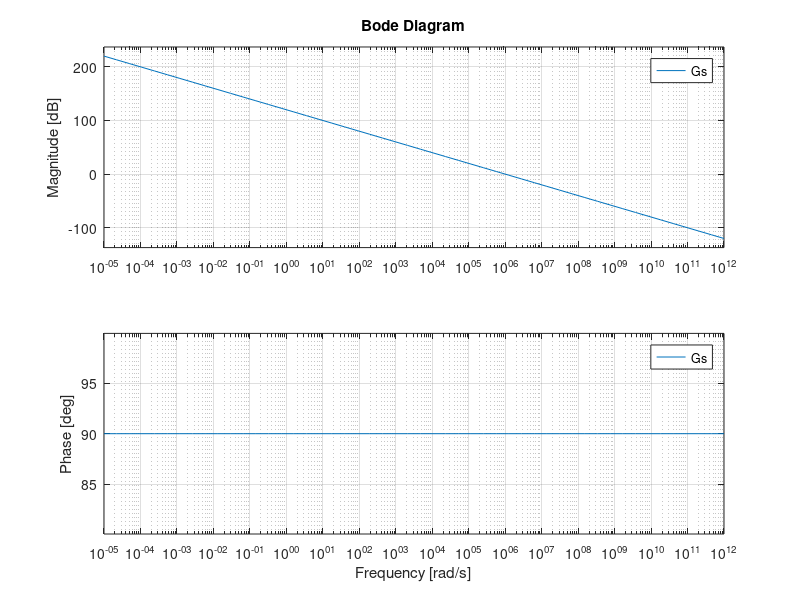
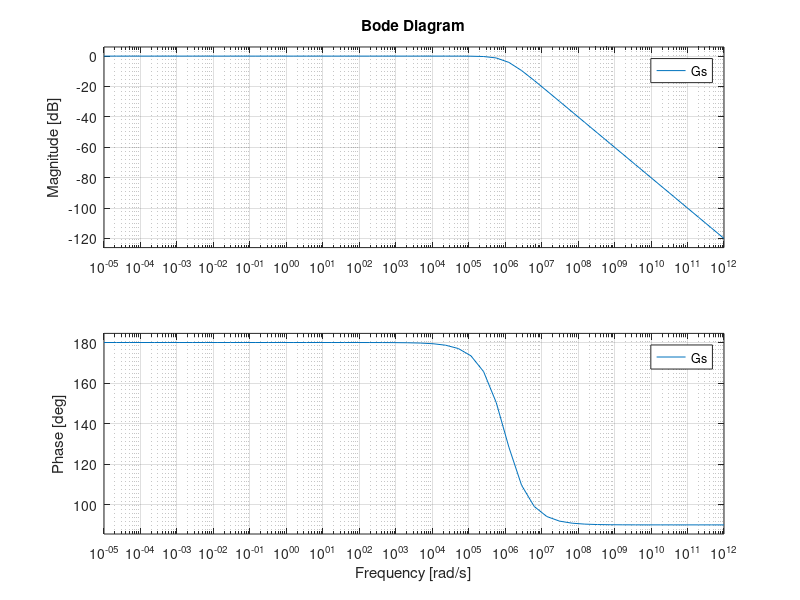
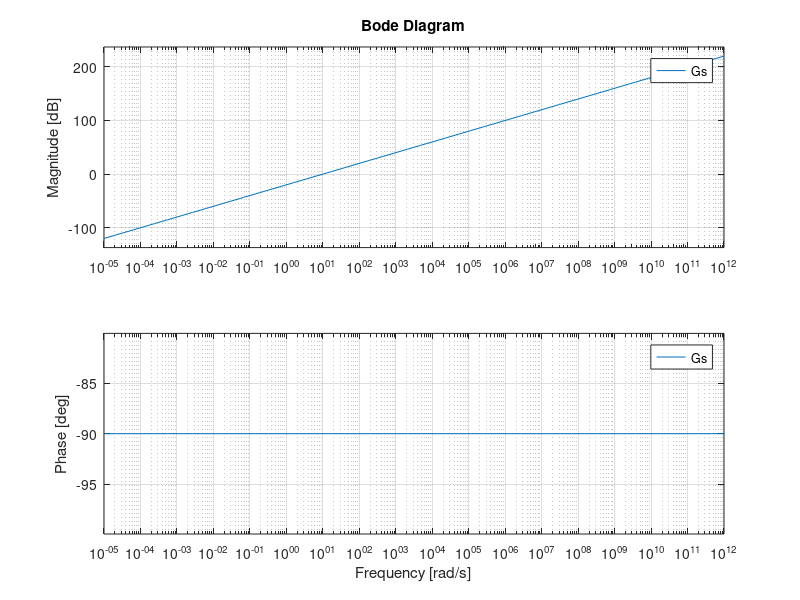
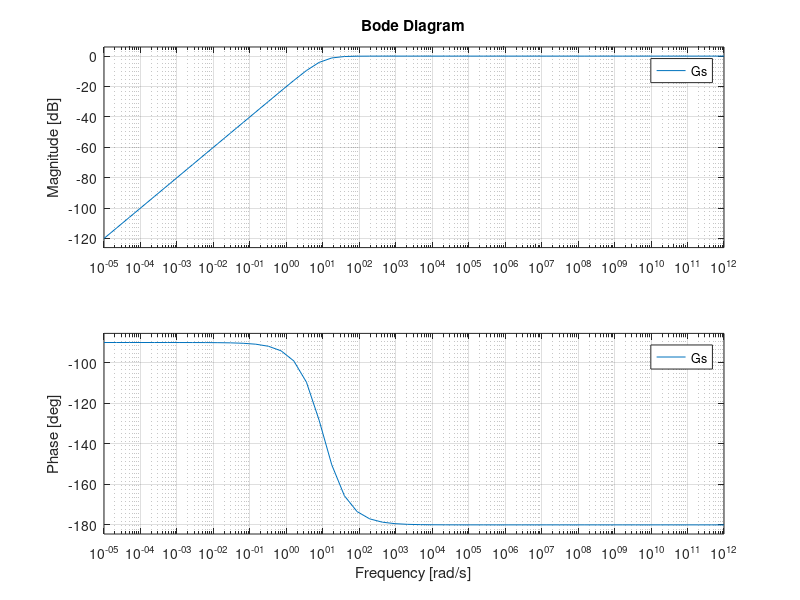

Reproduce these figures in MATLAB, in order.
clc
clear all
close all

R1=1e6;
R2=1e6;
c1=1e-7;
c2=1e-12;
t=0:10;

Gs=tf([-1],[R1*c2 0]);
figure,bode(Gs,logspace(-5,12))

Gs=tf([-R2/R1],[R2*c2 1]);
figure,bode(Gs,logspace(-5,12))

Gs=tf([-R1*c1 0],[1]);
figure,bode(Gs,logspace(-5,12))

Gs=tf([-R2*c1 0],[R1*c1 1]);
figure,bode(Gs,logspace(-5,12))

Gs=tf([-R2*c1 0],[R2*c2*R1*c1 (R1*c1+R2*c2) 1]);
figure,bode(Gs,logspace(-5,12))
